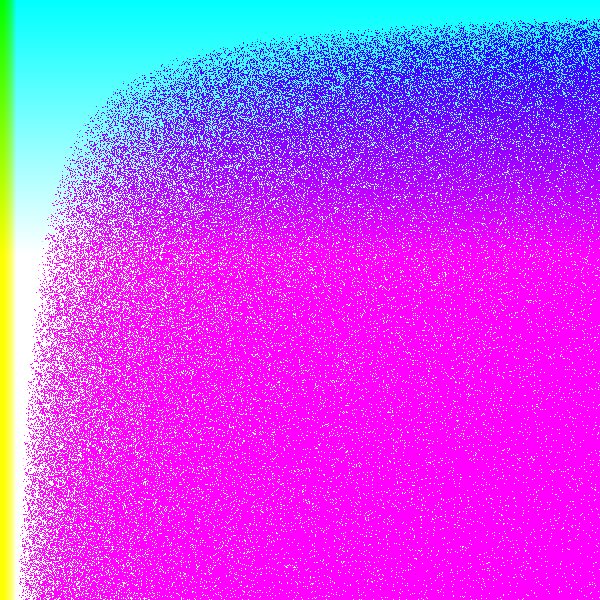
Frame 1 (no input)
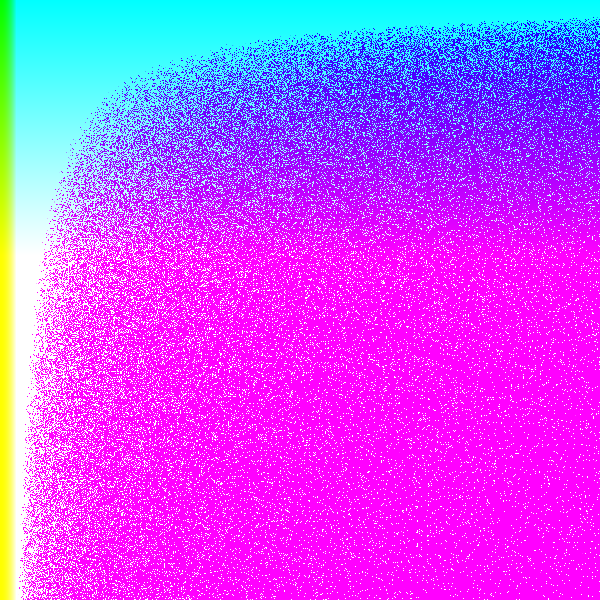
Frame 60 (no input)
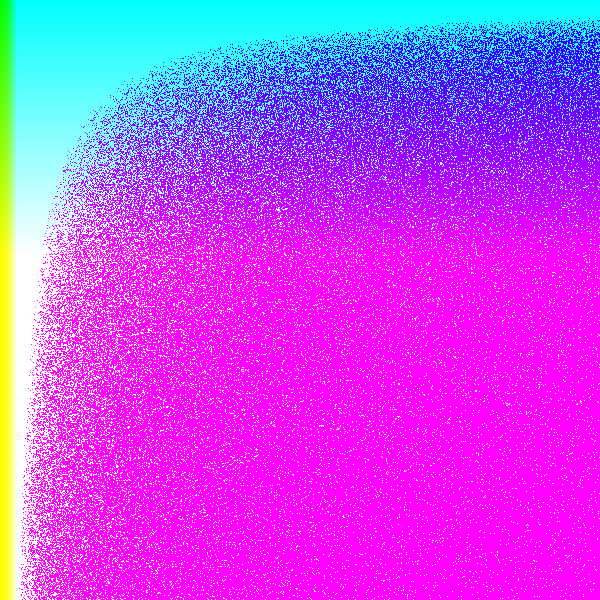
Frame 120 (the mouse pressed at the canvas centre since frame 60)

The p5.js sketch that drew these frames (run headless with seeded random() and noise() and a simulated clock; from frame 60 on, the mouse is pressed at the canvas centre):

// p5.js sketch
// ── sketch.js

function setup() {
  createCanvas(600, 600);
  pixelDensity(1);
}

function draw() {
// we have to inform p5.js we want to work with "the pixel"
background(109, 231, 100);
loadPixels();

for (let y = 0; y < height; y++)
{
  for (let x = 0; x < width; x++)
{
 
  let index = (x + y *width) * 4;
  pixels[index+0] = y;            // R
  pixels[index+1] = 10000-random(y)*x+y;          // G
  pixels[index+2] = x*x;          // B
  pixels[index+3] = 255;          // alpha
}
  
}


updatePixels();

}
